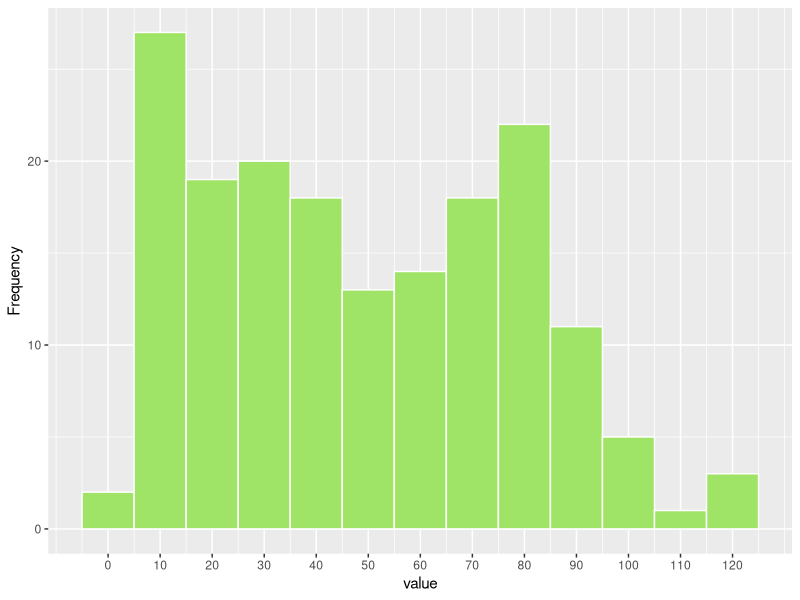
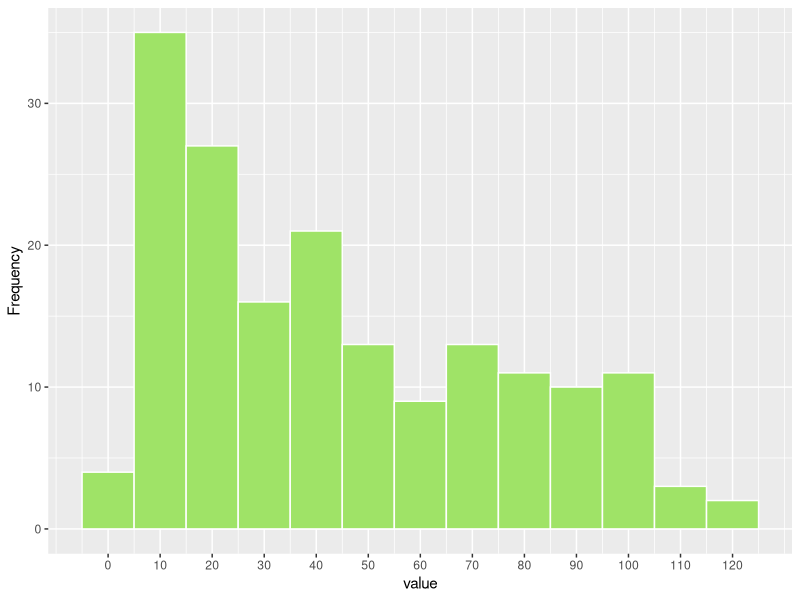
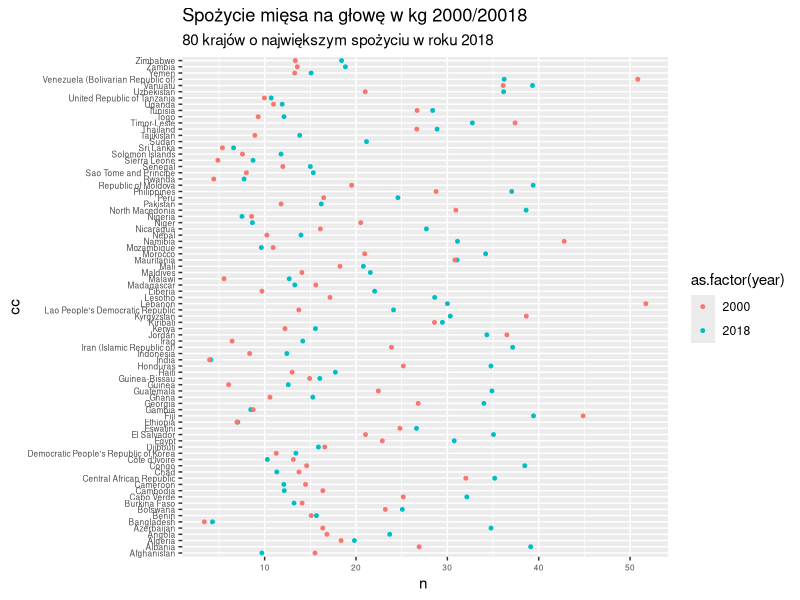
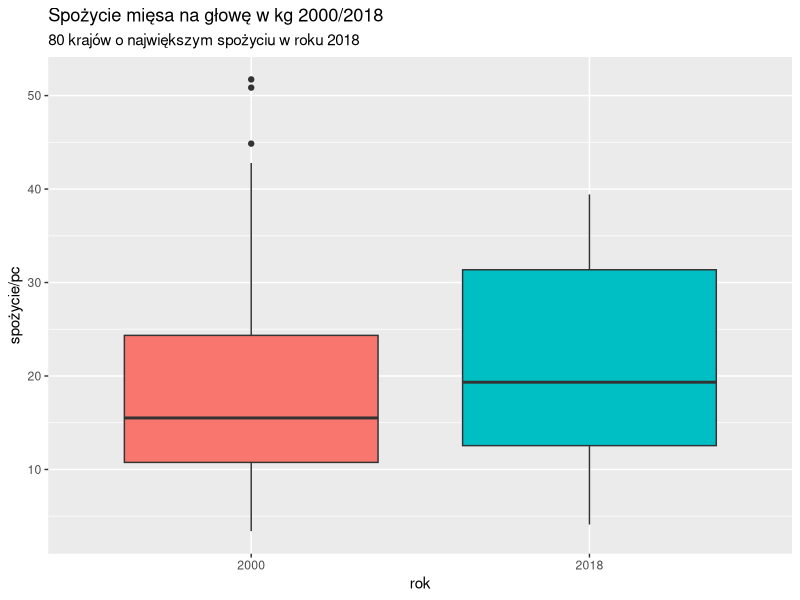
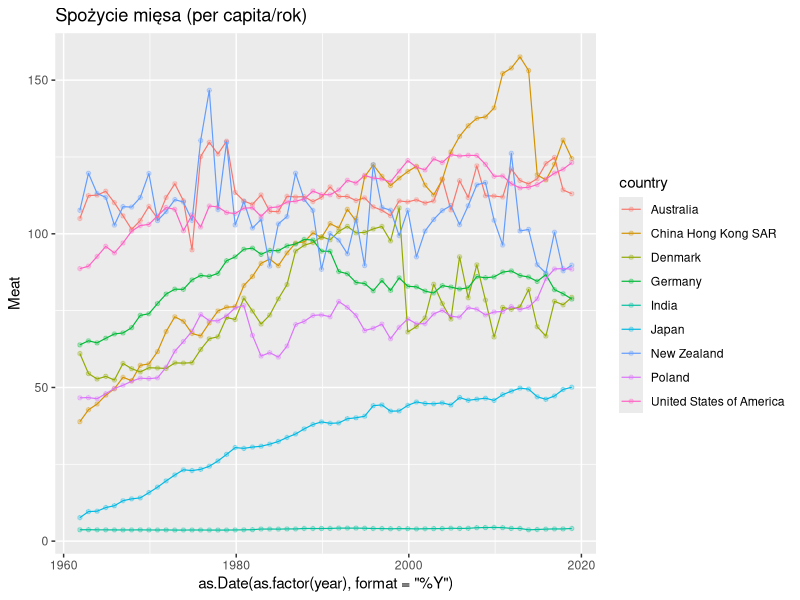
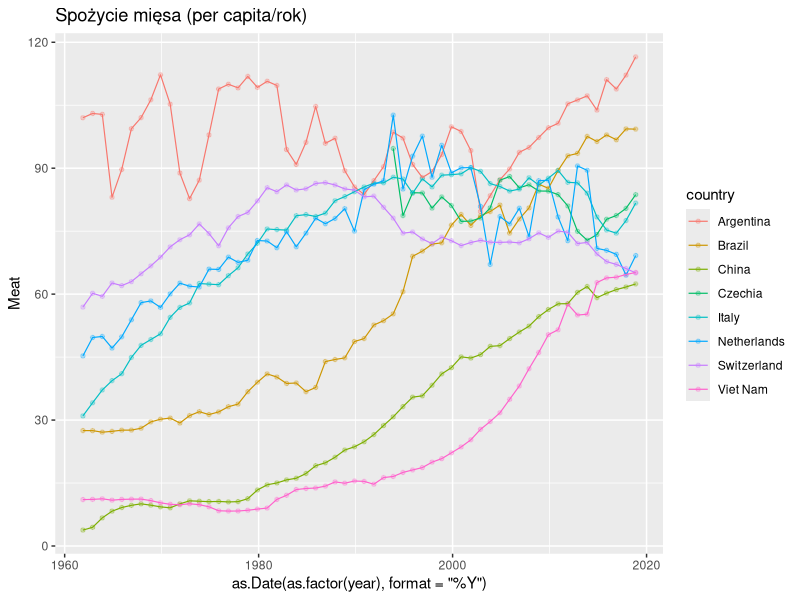
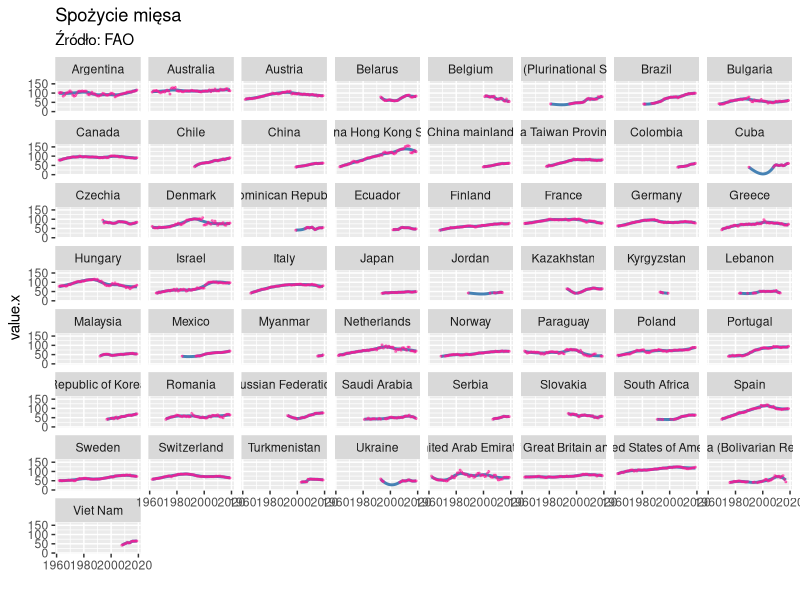
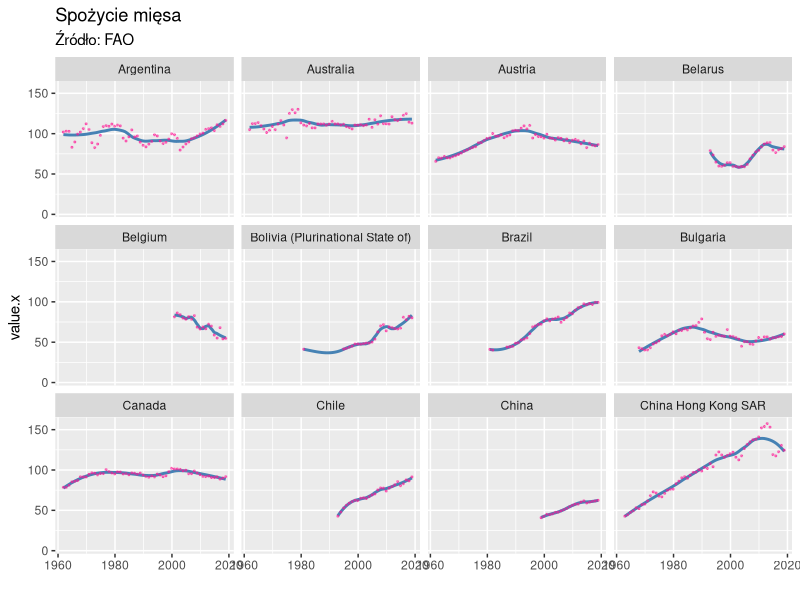

The R source for these figures, in order:
## ---- chunk 1
library(ggplot2)
library(dplyr)
library(tidyr)
options(dplyr.print_max = 1e9)
## różne globalne opcje i parametry
minpop <- 5000
cons.min <- 40.0
## ---- chunk 2
fbs <- read.csv("FAOStat_MeatCons.csv", sep = ';',  header=T, na.string="NA");
str(fbs)
## ---- chunk 3
fbsx <- fbs %>% spread(item, value, drop=T)
str(fbsx)
## ---- chunk 4
fbs.last <- fbs %>% filter (year > 2015 & item == 'Meat' ) %>%
        group_by(country) %>%  drop_na(value) %>% arrange(year) %>%
        filter(row_number()==n()) %>%  as.data.frame
str(fbs.last)
print(fbs.last)
## ---- chunk 5
meat.mean <- mean(fbs.last$value)
meat.median <- median(fbs.last$value)
meat.sum <- summary(fbs.last$value)
str(meat.sum)
##
meat.sum["Median"]
meat.q1 <- meat.sum["1st Qu."]
meat.q3 <- meat.sum["3rd Qu."]
meat.max <- meat.sum["Max."]
meat.min <- meat.sum["Min."]
## ---- chunk 6
bwd <- 10
p1 <- fbs.last %>%
  ggplot(aes(x =  value)) +
  geom_histogram(binwidth = bwd, color = "white", fill = "#9FE367") +
  scale_y_continuous(name = "Frequency") +
  scale_x_continuous(breaks=seq(0,max(meat.max, na.rm=T), by=bwd))
p1
## ---- chunk 7
fbs.prev <- fbs %>% filter (year == 2000 & item == 'Meat' ) %>%
  group_by(country) %>%  drop_na(value) %>% arrange(year) %>%
  filter(row_number()==n()) %>%  as.data.frame
str(fbs.prev)
print(fbs.prev)

meat.prev.mean <- mean(fbs.prev$value)
meat.prev.median <- median(fbs.prev$value)
meat.prev.sum <- summary(fbs.prev$value)
str(meat.prev.sum)

meat.prev.q1 <- meat.prev.sum["1st Qu."]
meat.prev.q3 <- meat.prev.sum["3rd Qu."]
meat.prev.max <- meat.sum["Max."]
meat.prev.min <- meat.prev.sum["Min."]

## ---- chunk 8
p2 <- fbs.prev %>%
  ggplot(aes(x =  value)) +
  geom_histogram(binwidth = bwd, color = "white", fill = "#9FE367") +
  scale_y_continuous(name = "Frequency") +
  scale_x_continuous(breaks=seq(0,max(meat.max, na.rm=T), by=bwd))
p2
## ---- chunk 9
## należy użyć factor nie levels
## bo levels poda także nieużywane wartości czynnika
countries.last <- factor(fbs.last$country)
countries.prev <- factor(fbs.prev$country)

bad.countries <- setdiff(countries.last, countries.prev)
bad.countries
## ---- chunk 10
fbs.2018 <- fbs.last ## kopia na później
fbs.last <- left_join(fbs.last, fbs.prev, by='country')

fbs.last$diff <- fbs.last$value.x - fbs.last$value.y
#fbs.last 
meat.lower <- nrow(fbs.last %>% filter(diff <0))
meat.hgh <- nrow(fbs.last %>% filter(diff >= 0))
## ---- chunk 11
fbs.good.countries <- fbs.last %>% filter(  diff / value.y * 100 < -25)

fbs.last$diffp <- fbs.last$diff / fbs.last$value.y *100
fbs.bad.countries <- fbs.last %>% filter(  diffp > 25)

#fbs.bad.countries
#fbs.good.countries
## ---- chunk 12
fbs.good.countries <- fbs.last %>% filter( diffp < -25)

head(fbs.good.countries[order(fbs.good.countries$diffp),c(1,4,7,8,9)], n=5)
head(fbs.bad.countries[order(fbs.bad.countries$diffp, decreasing = T),c(1,4,7,8,9)], n=15)
## albo (ale to nie do końca to samo):
tail(fbs.bad.countries[order(fbs.bad.countries$diffp, decreasing = F),c(1,4,7,8,9)], n=15)
## ---- chunk 13
top5 <- head(fbs.good.countries[order(fbs.good.countries$diffp),c(1,4,7,8,9)], n=5)
str(top5)
## ---- chunk 14
fbs.all <- bind_rows(fbs.2018, fbs.prev)
## ---- chunk 15
fbs.top.80 <- fbs.all %>% filter(year=='2018') %>% arrange(value) %>% 
  slice_head(n=80)
## ---- chunk 16
top.names.80 <- as.vector(fbs.top.80$country)
## ---- chunk 17
fbs.all <- fbs.all %>% filter (country %in% top.names.80 ) %>% as.data.frame()
## ---- chunk 18
## tylko 80 pierwszych
p3 <- fbs.all %>%
  ggplot(aes(x = country )) +
  geom_point(aes(y = value, colour = as.factor(year) ), size=1) +
  xlab(label="cc") + ylab(label="n ") + 
  ggtitle("Spożycie mięsa na głowę w kg 2000/20018", 
            subtitle="80 krajów o największym spożyciu w roku 2018") +
  theme(axis.text = element_text(size = 6)) +
  ##coord_cartesian(ylim = c(0, 8)) +
  coord_flip()
p3

## ---- chunk 19
p4 <- ggplot(fbs.all, aes(x=as.factor(year), y=value, fill=as.factor(year))) +
 geom_boxplot() +
 ylab("spożycie/pc") +
 xlab("rok") +
 ggtitle("Spożycie mięsa na głowę w kg 2000/2018",
         subtitle="80 krajów o największym spożyciu w roku 2018"
          ) +
 theme(legend.position="none")
p4
## ---- chunk 20
pop <- read.csv("FAOPop.csv", sep = ';',  header=T, na.string="NA");
str(pop)

levels(pop$pop)
## ---- chunk 21
pop <- pop %>% filter (year > 2015 & pop == 'total' ) %>%
  group_by(country) %>%  drop_na(value) %>% arrange(year) %>%
  filter(row_number()==n()) %>%  as.data.frame
str(pop)
total.countries <- nrow(pop)
##print(pop)
## ---- chunk 22
## Tylko mięso ogółem
fbs <- fbs %>% filter (item=='Meat') %>% as.data.frame()

fbs <- left_join (fbs, pop, by='country')
str(fbs)
## ---- chunk 23
fbs500 <- fbs %>% filter (value.y > 5000 ) %>% as.data.frame()
## ile krajów zostało?
length(unique(fbs500$country))
## ---- chunk 24
fbs500 <- fbs %>% filter (value.y > 5000 & value.x > cons.min ) %>% as.data.frame()

str(fbs500)
cc500 <- length(unique(fbs500$country))
## ---- chunk 25
countries <- c("Poland", "Germany", "Denmark", "United States of America",
               "Australia", "New Zealand", "Japan", "India", "China Hong Kong SAR")
fbsy <- fbsx %>% filter(country %in% countries) %>% as.data.frame()

ggplot(fbsy, aes(x=as.Date(as.factor(year), format="%Y"), color=country, y = Meat),  ) +
    ggtitle("Spożycie mięsa (per capita/rok)") +
    ##
    geom_point(alpha=.3, size=1.2) +
    geom_line(size=.4) 
## ---- chunk 26
countries <- c("Argentina", "Italy", "China",
               "Switzerland", "Netherlands", "Viet Nam", "Czechia", "Brazil")
fbsy <- fbsx %>% filter(country %in% countries) %>% as.data.frame()

ggplot(fbsy, aes(x=as.Date(as.factor(year), format="%Y"), color=country, y = Meat),  ) +
    ggtitle("Spożycie mięsa (per capita/rok)") +
    ##
    geom_point(alpha=.3, size=1.2) +
    geom_line(size=.4) 
## ---- chunk 27
spanV <- 0.5
loessColor <- "steelblue"
mainColor <- "deeppink"

p6 <- ggplot(fbs500, aes(x=as.Date(as.factor(year.x), format="%Y"), y=value.x)) + 
 geom_smooth(method="loess", se=F, span=spanV, colour = loessColor) +
 geom_point(size=.4, color=mainColor, alpha=.5) +
 facet_wrap( ~ country, scales = "fixed") +
 xlab(label="") +
 #scale_x_date( labels = date_format("%m/%d"), breaks = mainBreaks) +
 ggtitle("Spożycie mięsa", subtitle = sprintf("Źródło: %s",  "FAO"))
p6
## ---- chunk 28
library("ggforce")

for(i in 1:5){
 p0 <- ggplot(fbs500, aes(x=as.Date(as.factor(year.x), format="%Y"), y=value.x)) + 
   geom_smooth(method="loess", se=F, span=spanV, colour = loessColor) +
   geom_point(size=.4, color=mainColor, alpha=.5) +
   facet_wrap_paginate( ~ country, ncol=4, nrow=3, page=i, scales = "fixed") +
   xlab(label="") +
   #scale_x_date( labels = date_format("%m/%d"), breaks = mainBreaks) +
   ggtitle("Spożycie mięsa", subtitle = sprintf("Źródło: %s",  "FAO"))
 print(p0)
}

